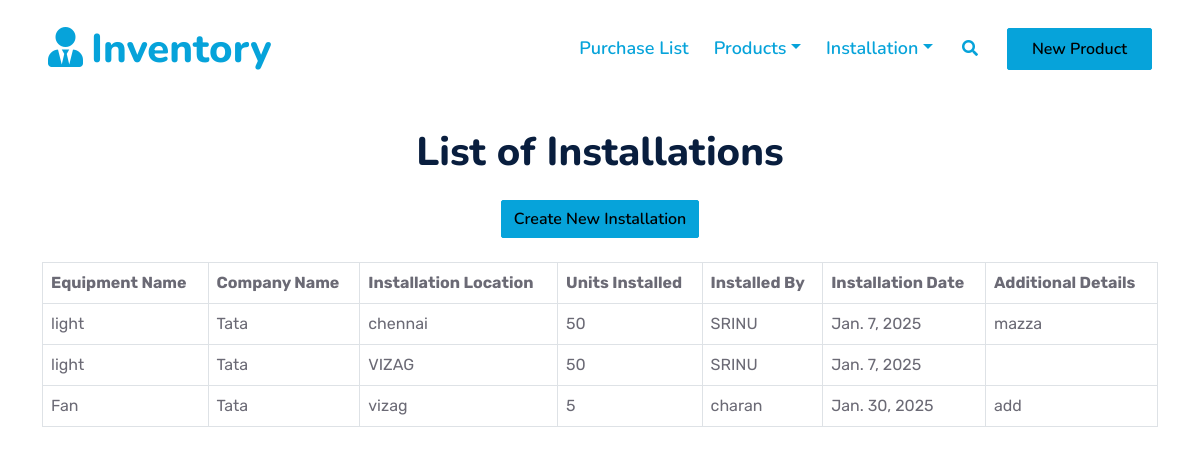
The page /equipment-installation/ on the database its author committed.
### backend/models.py (models this page shows, shortened)
class EquipmentInstallation(models.Model):
    type_of_product = models.CharField(max_length=255)
    equipment = models.ForeignKey(Product, on_delete=models.CASCADE, related_name='installations', to_field='product_id')  # Referencing product_id
    company_name = models.CharField(max_length=255)
    units = models.IntegerField()
    installation_location = models.CharField(max_length=255)
    installed_by = models.CharField(max_length=255, null=True, blank=True)
    installation_date = models.DateField()
    additional_details = models.TextField(null=True, blank=True)

class Product(models.Model):
    product_id = models.CharField(max_length=100, unique=True)
    name = models.CharField(max_length=200)
    product_type = models.CharField(max_length=100)
    image = models.ImageField(upload_to='products/', null=True, blank=True)

### backend/views.py (the view)
# urls.py: path('equipment-installation/', views.equipment_installation_list, name='equipment_installation_list'),
def equipment_installation_list(request):
    installations = EquipmentInstallation.objects.all()  # Fetch all installations
    return render(request, 'equipment_installation_list.html', {'installations': installations})

### backend/templates/equipment_installation_list.html (shortened to what this page needs)
{% load static %}
<!DOCTYPE html>
<html lang="en">
<head>
    <link href="https://cdnjs.cloudflare.com/ajax/libs/font-awesome/5.10.0/css/all.min.css" rel="stylesheet">
    <link href="https://cdn.jsdelivr.net/npm/bootstrap-icons@1.4.1/font/bootstrap-icons.css" rel="stylesheet">
    <link href="{% static 'backend/lib/owlcarousel/assets/owl.carousel.min.css' %}" rel="stylesheet">
    <link href="{% static 'backend/lib/animate/animate.min.css' %}" rel="stylesheet">
    <link href="{% static 'backend/bootstrap.min.css' %}" rel="stylesheet">
    <link href="{% static 'backend/style.css' %}" rel="stylesheet">
</head>
<body>
    <div class="container-fluid position-relative p-0">
        <nav class="navbar navbar-expand-lg navbar-dark px-5 py-3 py-lg-0">
            <a href="{% url 'product_list' %}" class="navbar-brand p-0">
                <h1 class="m-0 text-primary"><i class="fa fa-user-tie me-2"></i>Inventory</h1>
            </a>
            <div class="collapse navbar-collapse" id="navbarCollapse">
                <div class="navbar-nav ms-auto py-0">
                    <a href="{% url 'purchase_list' %}" class="nav-item nav-link text-primary">Purchase List</a>
                    <div class="nav-item dropdown">
                        <a href="#" class="nav-link dropdown-toggle text-primary" data-bs-toggle="dropdown">Products</a>
                    </div>
                    <div class="nav-item dropdown">
                        <a href="#" class="nav-link dropdown-toggle text-primary" data-bs-toggle="dropdown">Installation</a>
                    </div>
                </div>
                <button type="button" class="btn text-primary ms-3" data-bs-toggle="modal" data-bs-target="#searchModal"><i class="fa fa-search"></i></button>
                <a href="{% url 'product_create' %}" class="btn btn-primary py-2 px-4 ms-3" style="color: black;">New Product</a>
            </div>
        </nav>
    </div>
    <div style="height: 80px;"></div>
    <div class="container py-5">
        <h1 class="text-center mb-4">List of Installations</h1>
        <div class="mb-4 text-center">
            <a href="{% url 'equipment_installation_create' %}" class="btn btn-primary" style="color: black;">Create New Installation</a>
        </div>
        <div class="table-responsive">
            <table class="table table-bordered">
                <thead>
                    <tr>
                        <th>Equipment Name</th>
                        <th>Company Name</th>
                        <th>Installation Location</th>
                        <th>Units Installed</th>
                        <th>Installed By</th>
                        <th>Installation Date</th>
                        <th>Additional Details</th>
                    </tr>
                </thead>
                <tbody>
                    {% for installation in installations %}
                        <tr>
                            <td>{{ installation.equipment.name }}</td>
                            <td>{{ installation.company_name }}</td>
                            <td>{{ installation.installation_location }}</td>
                            <td>{{ installation.units }}</td>
                            <td>{{ installation.installed_by }}</td>
                            <td>{{ installation.installation_date }}</td>
                            <td>{{ installation.additional_details }}</td>
                        </tr>
                    {% empty %}
                        <tr>
                            <td colspan="7">No installations found.</td>
                        </tr>
                    {% endfor %}
                </tbody>
            </table>
        </div>
    </div>
</body>
</html>

### backend/static/backend/style.css (style rules this page uses)
:root { --primary: #06A3DA; --secondary: #34AD54; --light: #00a6ff; --dark: #091E3E; }
h1, h2, .fw-bold { font-weight: 800 !important; }
.btn { font-family: 'Nunito', sans-serif; font-weight: 600; transition: .5s; }
.btn-primary, .btn-secondary { color: #06A3DA; box-shadow: inset 0 0 0 50px transparent; }
.navbar-dark .navbar-nav .nav-link { font-family: 'Nunito', sans-serif; position: relative; margin-left: 25px; padding: 35px 0; color: #4690cc; font-size: 18px; font-weight: 600; outline: none; transition: .5s; }
.navbar-dark .navbar-brand h1 { color: #06A3DA; }
@media (min-width: 992px) { .navbar-dark { position: absolute; width: 100%; top: 0; left: 0; border-bottom: 1px solid rgba(256, 256, 256, .1); z-index: 999; } }
@media (min-width: 992px) { .navbar-dark .navbar-nav .nav-link::before { position: absolute; content: ""; width: 0; height: 2px; bottom: -1px; left: 50%; background: var(--primary); transition: .5s; } }

### rows shown on the page
EquipmentInstallation: equipment.name "light", company_name "Tata", installation_location "chennai", units "50", installed_by "SRINU", installation_date "Jan. 7, 2025", additional_details "mazza"
EquipmentInstallation: equipment.name "light", company_name "Tata", installation_location "VIZAG", units "50", installed_by "SRINU", installation_date "Jan. 7, 2025"
EquipmentInstallation: equipment.name "Fan", company_name "Tata", installation_location "vizag", units "5", installed_by "charan", installation_date "Jan. 30, 2025", additional_details "add"
